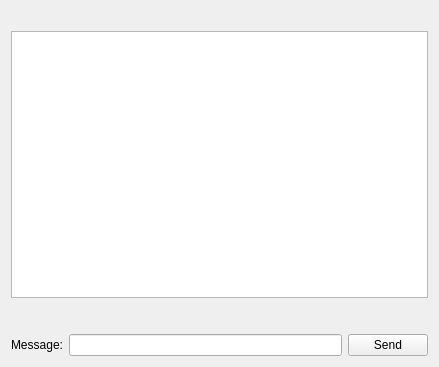
<?xml version="1.0" encoding="UTF-8"?>
<ui version="4.0">
 <class>Widget</class>
 <widget class="QWidget" name="Widget">
  <property name="geometry">
   <rect>
    <x>0</x>
    <y>0</y>
    <width>439</width>
    <height>367</height>
   </rect>
  </property>
  <property name="windowTitle">
   <string>Widget</string>
  </property>
  <layout class="QGridLayout" name="gridLayout_2">
   <item row="2" column="2">
    <spacer name="verticalSpacer">
     <property name="orientation">
      <enum>Qt::Vertical</enum>
     </property>
     <property name="sizeType">
      <enum>QSizePolicy::Fixed</enum>
     </property>
     <property name="sizeHint" stdset="0">
      <size>
       <width>10</width>
       <height>30</height>
      </size>
     </property>
    </spacer>
   </item>
   <item row="3" column="0" colspan="3">
    <layout class="QGridLayout" name="gridLayout">
     <item row="0" column="0">
      <widget class="QLabel" name="label_2">
       <property name="text">
        <string>Message:</string>
       </property>
      </widget>
     </item>
     <item row="0" column="1">
      <widget class="QLineEdit" name="msg"/>
     </item>
     <item row="0" column="2">
      <widget class="QPushButton" name="send">
       <property name="text">
        <string>Send</string>
       </property>
      </widget>
     </item>
    </layout>
   </item>
   <item row="0" column="1">
    <spacer name="horizontalSpacer">
     <property name="orientation">
      <enum>Qt::Horizontal</enum>
     </property>
     <property name="sizeHint" stdset="0">
      <size>
       <width>251</width>
       <height>20</height>
      </size>
     </property>
    </spacer>
   </item>
   <item row="1" column="0" colspan="3">
    <widget class="QListWidget" name="chat"/>
   </item>
  </layout>
 </widget>
 <resources/>
 <connections/>
</ui>
